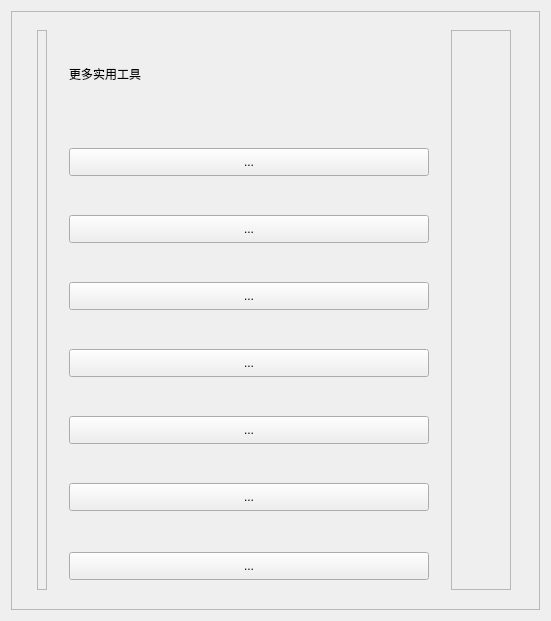
<?xml version="1.0" encoding="UTF-8"?>
<ui version="4.0">
 <class>Page_6</class>
 <widget class="QWidget" name="Page_6">
  <property name="geometry">
   <rect>
    <x>0</x>
    <y>0</y>
    <width>551</width>
    <height>621</height>
   </rect>
  </property>
  <property name="windowTitle">
   <string>Form</string>
  </property>
  <property name="styleSheet">
   <string notr="true"/>
  </property>
  <layout class="QHBoxLayout" name="horizontalLayout">
   <item>
    <widget class="QScrollArea" name="scrollArea">
     <property name="cursor" stdset="0">
      <cursorShape>PointingHandCursor</cursorShape>
     </property>
     <property name="widgetResizable">
      <bool>true</bool>
     </property>
     <widget class="QWidget" name="scrollAreaWidgetContents">
      <property name="geometry">
       <rect>
        <x>0</x>
        <y>0</y>
        <width>527</width>
        <height>597</height>
       </rect>
      </property>
      <layout class="QGridLayout" name="gridLayout">
       <item row="0" column="0" rowspan="8">
        <widget class="QFrame" name="frame_1">
         <property name="minimumSize">
          <size>
           <width>10</width>
           <height>560</height>
          </size>
         </property>
         <property name="maximumSize">
          <size>
           <width>10</width>
           <height>560</height>
          </size>
         </property>
         <property name="frameShape">
          <enum>QFrame::StyledPanel</enum>
         </property>
         <property name="frameShadow">
          <enum>QFrame::Raised</enum>
         </property>
        </widget>
       </item>
       <item row="0" column="1">
        <widget class="QLabel" name="label">
         <property name="minimumSize">
          <size>
           <width>200</width>
           <height>40</height>
          </size>
         </property>
         <property name="maximumSize">
          <size>
           <width>200</width>
           <height>40</height>
          </size>
         </property>
         <property name="text">
          <string>更多实用工具</string>
         </property>
        </widget>
       </item>
       <item row="0" column="2" rowspan="8">
        <widget class="QFrame" name="frame_2">
         <property name="minimumSize">
          <size>
           <width>60</width>
           <height>560</height>
          </size>
         </property>
         <property name="maximumSize">
          <size>
           <width>60</width>
           <height>560</height>
          </size>
         </property>
         <property name="frameShape">
          <enum>QFrame::StyledPanel</enum>
         </property>
         <property name="frameShadow">
          <enum>QFrame::Raised</enum>
         </property>
        </widget>
       </item>
       <item row="1" column="1">
        <widget class="QToolButton" name="Page6_toolButton">
         <property name="minimumSize">
          <size>
           <width>360</width>
           <height>28</height>
          </size>
         </property>
         <property name="font">
          <font>
           <pointsize>9</pointsize>
           <underline>false</underline>
          </font>
         </property>
         <property name="cursor">
          <cursorShape>PointingHandCursor</cursorShape>
         </property>
         <property name="mouseTracking">
          <bool>false</bool>
         </property>
         <property name="tabletTracking">
          <bool>false</bool>
         </property>
         <property name="focusPolicy">
          <enum>Qt::WheelFocus</enum>
         </property>
         <property name="contextMenuPolicy">
          <enum>Qt::PreventContextMenu</enum>
         </property>
         <property name="acceptDrops">
          <bool>false</bool>
         </property>
         <property name="toolTip">
          <string>&lt;!DOCTYPE HTML PUBLIC &quot;-//W3C//DTD HTML 4.0//EN&quot; &quot;http://www.w3.org/TR/REC-html40/strict.dtd&quot;&gt;
&lt;html&gt;&lt;head&gt;&lt;meta name=&quot;qrichtext&quot; content=&quot;1&quot; /&gt;&lt;style type=&quot;text/css&quot;&gt;
p, li { white-space: pre-wrap; }
&lt;/style&gt;&lt;/head&gt;&lt;body style=&quot; font-family:'SimSun'; font-size:9pt; font-weight:400; font-style:normal;&quot;&gt;
&lt;p style=&quot; margin-top:0px; margin-bottom:0px; margin-left:0px; margin-right:0px; -qt-block-indent:0; text-indent:0px;&quot;&gt;&lt;span style=&quot; font-family:'宋体'; font-size:10pt;&quot;&gt;Speccy就是制作CCleaner的公司Piriform所开发的第四款软件，Speccy的界面非常简单易于使用为我们提供了硬件的各项技术指标，它可以查看电脑内的软硬件信息，比如操作系统、CPU、内存、显卡、硬盘、网络等等，还可以检测出系统的安装日期。&lt;/span&gt; &lt;/p&gt;&lt;/body&gt;&lt;/html&gt;</string>
         </property>
         <property name="whatsThis">
          <string/>
         </property>
         <property name="layoutDirection">
          <enum>Qt::LeftToRight</enum>
         </property>
         <property name="autoFillBackground">
          <bool>false</bool>
         </property>
         <property name="styleSheet">
          <string notr="true"/>
         </property>
         <property name="text">
          <string>...</string>
         </property>
         <property name="checkable">
          <bool>false</bool>
         </property>
         <property name="autoRepeat">
          <bool>false</bool>
         </property>
         <property name="autoExclusive">
          <bool>false</bool>
         </property>
         <property name="popupMode">
          <enum>QToolButton::DelayedPopup</enum>
         </property>
         <property name="toolButtonStyle">
          <enum>Qt::ToolButtonTextBesideIcon</enum>
         </property>
         <property name="autoRaise">
          <bool>false</bool>
         </property>
         <property name="arrowType">
          <enum>Qt::NoArrow</enum>
         </property>
        </widget>
       </item>
       <item row="2" column="1">
        <widget class="QToolButton" name="Page6_toolButton_2">
         <property name="minimumSize">
          <size>
           <width>360</width>
           <height>28</height>
          </size>
         </property>
         <property name="cursor">
          <cursorShape>PointingHandCursor</cursorShape>
         </property>
         <property name="toolTip">
          <string>&lt;html&gt;&lt;head/&gt;&lt;body&gt;&lt;p&gt;&lt;span style=&quot; font-family:'宋体'; font-size:10pt;&quot;&gt;CPU-Z是最权威的处理器和相关系统信息识别工具。它体积小巧，界面简洁、启动很快，可准确的检测出CPU、主板、内存、显卡、SPD等硬件信息。利用它你可见到自己的CPU是哪家厂牌、内频、Cache等玩家常提到的数据，更包括SelfSnoop CMOVccInstruction这些专家才看得懂得资讯与数据，让你更了解你的CPU。&lt;/span&gt;&lt;/p&gt;&lt;/body&gt;&lt;/html&gt;</string>
         </property>
         <property name="styleSheet">
          <string notr="true"/>
         </property>
         <property name="text">
          <string>...</string>
         </property>
         <property name="toolButtonStyle">
          <enum>Qt::ToolButtonTextBesideIcon</enum>
         </property>
        </widget>
       </item>
       <item row="3" column="1">
        <widget class="QToolButton" name="Page6_toolButton_3">
         <property name="minimumSize">
          <size>
           <width>360</width>
           <height>28</height>
          </size>
         </property>
         <property name="cursor">
          <cursorShape>PointingHandCursor</cursorShape>
         </property>
         <property name="toolTip">
          <string>&lt;html&gt;&lt;head/&gt;&lt;body&gt;&lt;p&gt;&lt;span style=&quot; font-family:'宋体'; font-size:10pt;&quot;&gt;CPU-Z是最权威的处理器和相关系统信息识别工具。它体积小巧，界面简洁、启动很快，可准确的检测出CPU、主板、内存、显卡、SPD等硬件信息。利用它你可见到自己的CPU是哪家厂牌、内频、Cache等玩家常提到的数据，更包括SelfSnoop CMOVccInstruction这些专家才看得懂得资讯与数据，让你更了解你的CPU。&lt;/span&gt;&lt;/p&gt;&lt;/body&gt;&lt;/html&gt;</string>
         </property>
         <property name="styleSheet">
          <string notr="true"/>
         </property>
         <property name="text">
          <string>...</string>
         </property>
         <property name="toolButtonStyle">
          <enum>Qt::ToolButtonTextBesideIcon</enum>
         </property>
        </widget>
       </item>
       <item row="4" column="1">
        <widget class="QToolButton" name="Page6_toolButton_4">
         <property name="minimumSize">
          <size>
           <width>360</width>
           <height>28</height>
          </size>
         </property>
         <property name="cursor">
          <cursorShape>PointingHandCursor</cursorShape>
         </property>
         <property name="toolTip">
          <string>&lt;html&gt;&lt;head/&gt;&lt;body&gt;&lt;p&gt;&lt;span style=&quot; font-family:'宋体'; font-size:10pt;&quot;&gt;GPU-Z是一款显卡识别工具，甚至可以鉴别假卡（NVIDIA）。GPU-Z是一款轻量级显卡测试软件。绿色免安装，界面直观，运行后即可显示GPU核心，以及运行频率、带宽等，如同CPU-Z一样，这也是款必备工具。&lt;/span&gt;&lt;/p&gt;&lt;/body&gt;&lt;/html&gt;</string>
         </property>
         <property name="styleSheet">
          <string notr="true"/>
         </property>
         <property name="text">
          <string>...</string>
         </property>
         <property name="toolButtonStyle">
          <enum>Qt::ToolButtonTextBesideIcon</enum>
         </property>
        </widget>
       </item>
       <item row="5" column="1">
        <widget class="QToolButton" name="Page6_toolButton_5">
         <property name="minimumSize">
          <size>
           <width>360</width>
           <height>28</height>
          </size>
         </property>
         <property name="cursor">
          <cursorShape>PointingHandCursor</cursorShape>
         </property>
         <property name="toolTip">
          <string>&lt;html&gt;&lt;head/&gt;&lt;body&gt;&lt;p&gt;&lt;span style=&quot; font-family:'宋体'; font-size:10pt;&quot;&gt;硬盘里的数据至关重要，因此时常检查硬盘健康状况是有必要的。DiskInfo硬盘检测工具通过读取S.M.A.R.T了解硬盘健康状况。打开它，您就可以迅速读到本机硬盘的详细信息，包括接口、转速、温度、使用时间等DiskInfo还会根据S.M.A.R.T的评分做出评估，当硬盘快要损坏时还会发出警报，支持简体中文。&lt;/span&gt;&lt;/p&gt;&lt;/body&gt;&lt;/html&gt;</string>
         </property>
         <property name="styleSheet">
          <string notr="true"/>
         </property>
         <property name="text">
          <string>...</string>
         </property>
         <property name="toolButtonStyle">
          <enum>Qt::ToolButtonTextBesideIcon</enum>
         </property>
        </widget>
       </item>
       <item row="6" column="1">
        <widget class="QToolButton" name="Page6_toolButton_6">
         <property name="minimumSize">
          <size>
           <width>360</width>
           <height>28</height>
          </size>
         </property>
         <property name="cursor">
          <cursorShape>PointingHandCursor</cursorShape>
         </property>
         <property name="toolTip">
          <string>&lt;html&gt;&lt;head/&gt;&lt;body&gt;&lt;p&gt;&lt;span style=&quot; font-family:'宋体'; font-size:10pt;&quot;&gt;BatteryMon是一款电脑的电池管理软件，可检测电池的出厂状态、电池容量及最长待机等信息，是一款绿色汉化的软件，能以图形化的方式，让我们直观的看到电池的各种性能参数。&lt;/span&gt;&lt;/p&gt;&lt;/body&gt;&lt;/html&gt;</string>
         </property>
         <property name="styleSheet">
          <string notr="true"/>
         </property>
         <property name="text">
          <string>...</string>
         </property>
         <property name="toolButtonStyle">
          <enum>Qt::ToolButtonTextBesideIcon</enum>
         </property>
        </widget>
       </item>
       <item row="7" column="1">
        <widget class="QToolButton" name="Page6_toolButton_7">
         <property name="minimumSize">
          <size>
           <width>360</width>
           <height>28</height>
          </size>
         </property>
         <property name="cursor">
          <cursorShape>PointingHandCursor</cursorShape>
         </property>
         <property name="toolTip">
          <string>&lt;html&gt;&lt;head/&gt;&lt;body&gt;&lt;p&gt;&lt;span style=&quot; font-family:'宋体'; font-size:10pt;&quot;&gt;Speccy就是制作CCleaner的公司Piriform所开发的第四款软件，Speccy的界面非常简单易于使用为我们提供了硬件的各项技术指标，它可以查看电脑内的软硬件信息，比如操作系统、CPU、内存、显卡、硬盘、网络等等，还可以检测出系统的安装日期。&lt;/span&gt;&lt;/p&gt;&lt;/body&gt;&lt;/html&gt;</string>
         </property>
         <property name="text">
          <string>...</string>
         </property>
         <property name="toolButtonStyle">
          <enum>Qt::ToolButtonTextBesideIcon</enum>
         </property>
        </widget>
       </item>
      </layout>
     </widget>
    </widget>
   </item>
  </layout>
 </widget>
 <resources/>
 <connections/>
</ui>
